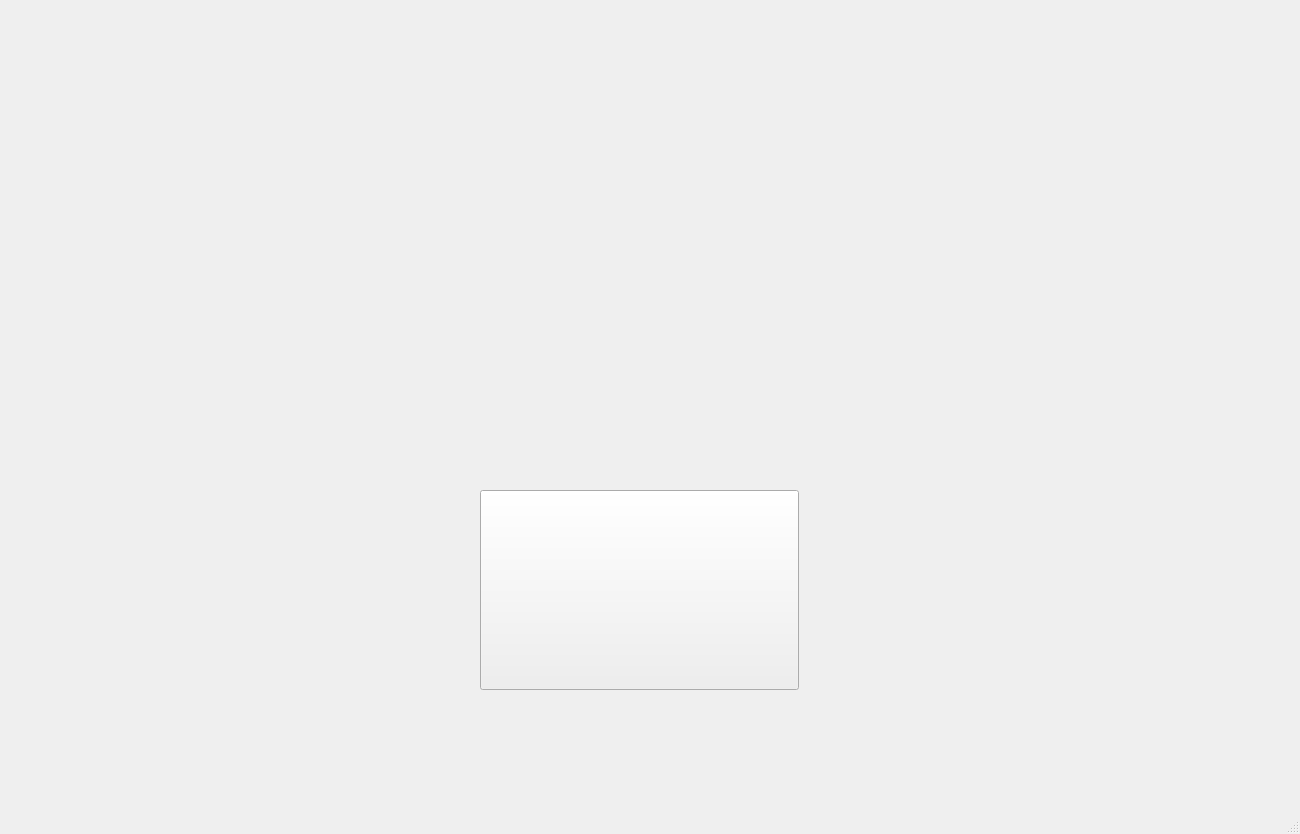
<?xml version="1.0" encoding="UTF-8"?>
<ui version="4.0">
 <class>MainWindow</class>
 <widget class="QMainWindow" name="MainWindow">
  <property name="geometry">
   <rect>
    <x>0</x>
    <y>0</y>
    <width>1300</width>
    <height>834</height>
   </rect>
  </property>
  <property name="windowTitle">
   <string>MainWindow</string>
  </property>
  <property name="styleSheet">
   <string notr="true">background-image: url(:/GameImages/Images/BackgroundSketch1.png)</string>
  </property>
  <widget class="QWidget" name="centralwidget">
   <widget class="SceneWidget" name="scene" native="true">
    <property name="geometry">
     <rect>
      <x>0</x>
      <y>0</y>
      <width>1300</width>
      <height>900</height>
     </rect>
    </property>
    <widget class="QStackedWidget" name="stackWindow">
     <property name="geometry">
      <rect>
       <x>0</x>
       <y>-20</y>
       <width>1301</width>
       <height>931</height>
      </rect>
     </property>
     <property name="currentIndex">
      <number>0</number>
     </property>
     <widget class="QWidget" name="TestScreen">
      <widget class="QPushButton" name="startButton">
       <property name="geometry">
        <rect>
         <x>480</x>
         <y>510</y>
         <width>319</width>
         <height>200</height>
        </rect>
       </property>
       <property name="styleSheet">
        <string notr="true">background-image: url(:/GameImages/Images/StartSketch1.png)</string>
       </property>
       <property name="text">
        <string/>
       </property>
      </widget>
     </widget>
     <widget class="QWidget" name="gameplayScreen"/>
    </widget>
   </widget>
  </widget>
  <widget class="QMenuBar" name="menubar">
   <property name="geometry">
    <rect>
     <x>0</x>
     <y>0</y>
     <width>1300</width>
     <height>17</height>
    </rect>
   </property>
  </widget>
  <widget class="QStatusBar" name="statusbar"/>
 </widget>
 <customwidgets>
  <customwidget>
   <class>SceneWidget</class>
   <extends>QWidget</extends>
   <header>SceneWidget.h</header>
   <container>1</container>
  </customwidget>
 </customwidgets>
 <resources/>
 <connections/>
</ui>
